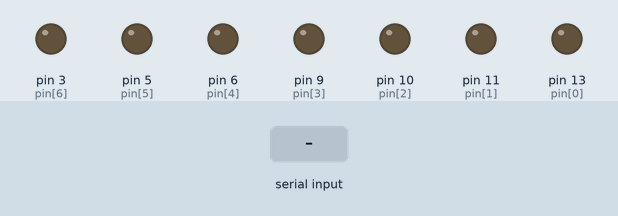
Simulated run of this sketch. Board: Arduino Uno, built with avr-gcc and run on an emulated ATmega328P. On the bench: output pins drawn as LEDs (lit = HIGH). Dashed ring = blinking. Inputs (shaded band) come from the test bench. What the sketch prints to the serial monitor is not drawn.

Above: at 4.2 s.
4.3 s: "90,45\n" received over Serial
5.8 s: "30,150\n" received over Serial
7.3 s: "0\n" received over Serial
At 8.1 s:
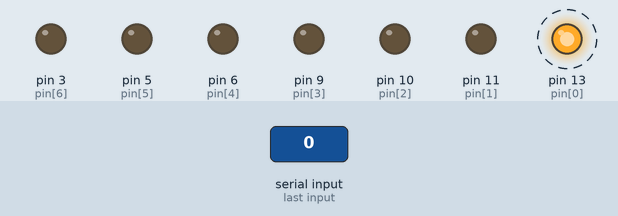
Timing chart, 0 to 8.9 s (numbered marks = the images above; inputs shaded):
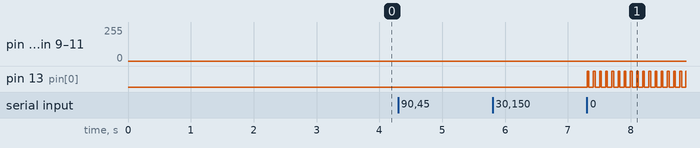

Measured:
- after the input at 7.3 s, pin 13 (pin[0]): alternates HIGH for 0.03 s and LOW for 0.07 s, starting at once

The sketch:

a4s_2023.3.10.ino
```cpp
int pin[7] = {13,11,10,9,6,5,3};
int order = 0;
void initLED(){
  for(int i=0;i<7;i++){
    pinMode(pin[i],OUTPUT);
  }
}

void wave(int cycle,int max,int min,int delayms){ //normal state - cycle=7 max=255 min=125 delayms = 100
  for(int i=0;i<7;i++){
    int brightness=(max-min)/2*(sin(2*PI/cycle*(i+order)))+(max+min)/2;
    analogWrite(pin[i],brightness);
    //Serial.print(brightness);
    //Serial.print(" ");
  }
  order++;
  delay(delayms);
  //Serial.println("");
}

int readValue() {
  String num = "";
  int i = 0 ;
  int n;
  while (Serial.available()) { //如果有輸入 則進行紀錄
    if (i == 0) {
      num = "";
    }
    num += Serial.read() - 48; // -48是要將ASC II 碼轉換為數字
    i++;
  }
  n = num.toInt();
  return n;
}

void setup() {
  // put your setup code here, to run once:
  Serial.begin(115200);
  Serial.setTimeout(10);
  initLED();
  delay(3000);
}

int c=0,temp_c;
int mx=0,temp_mx;
int mn=0,temp_mn;
int d=0,temp_d;
void loop() {
  // put your main code here, to run repeatedly:
  Serial.print("輸入週期  (以幾顆LED作為一次波動週期)  ");
  while(1){
    if(Serial.available()){
      temp_c = readValue();
      Serial.println(temp_c);
      break;
    }
    wave(c,mx,mn,d);
  }
  Serial.print("輸入最大亮度  (0~255 LED的最大亮度)  ");
  while(1){
    if(Serial.available()){
      temp_mx = readValue();
      Serial.println(temp_mx);
      break;
    }
    wave(c,mx,mn,d);
  }
  Serial.print("輸入最小亮度  (0~255 LED的最小亮度)  ");
  while(1){
    if(Serial.available()){
      temp_mn = readValue();
      Serial.println(temp_mn);
      break;
    }
    wave(c,mx,mn,d);
  }
  Serial.print("輸入延遲ms  (LED顏色改變的延遲時間)  ");
  while(1){
    if(Serial.available()){
      temp_d = readValue();
      Serial.println(temp_d);
      break;
    }
    wave(c,mx,mn,d);
  }
  c=temp_c;
  mx=temp_mx;
  mn=temp_mn;
  d=temp_d;
  Serial.print("\n");
}
```
